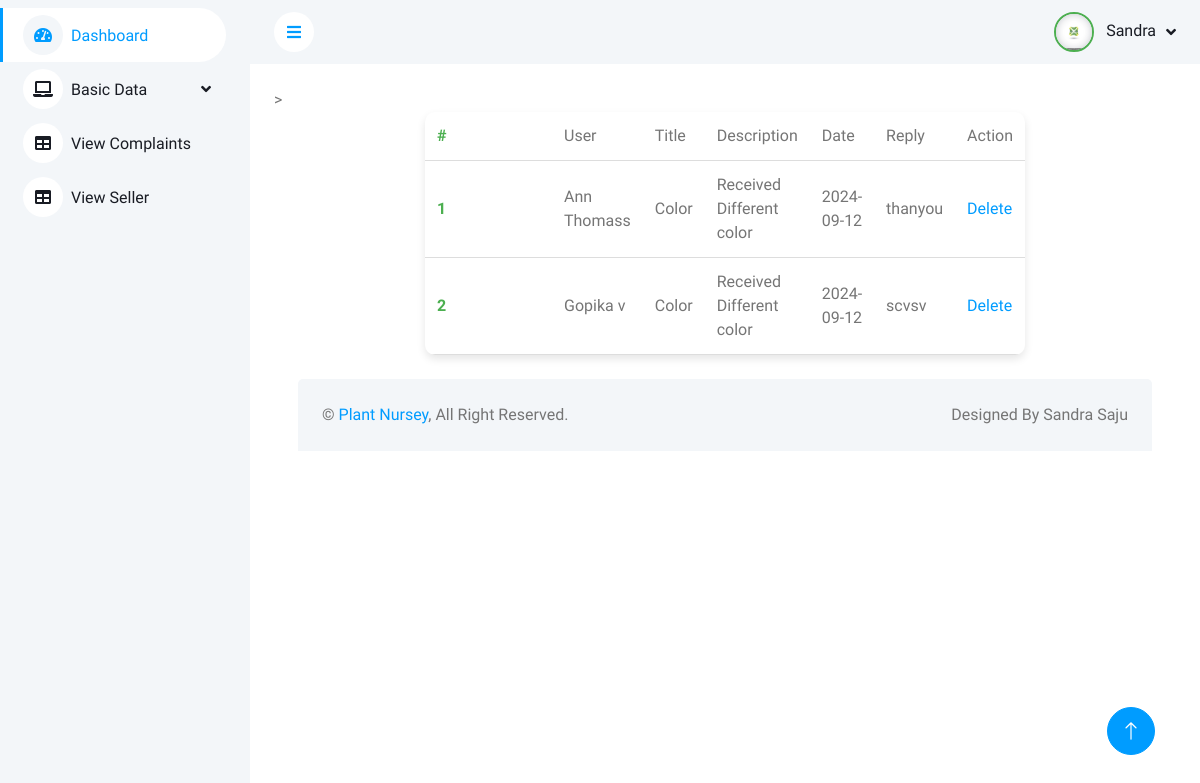
Page /PROJECT/Admin/ViewComplaintReply.php (signed in) on the committed database.
### tables this page shows
CREATE TABLE `tbl_complaint` (
  `complaint_id` int(11) NOT NULL,
  `complaint_title` varchar(70) NOT NULL,
  `complaint_description` varchar(300) NOT NULL,
  `complaint_status` int(70) NOT NULL DEFAULT 0,
  `complaint_date` varchar(70) NOT NULL,
  `user_id` int(11) NOT NULL,
  `plant_id` int(11) NOT NULL,
  `complaint_reply` varchar(80) NOT NULL
);

CREATE TABLE `tbl_user` (
  `user_id` int(11) NOT NULL,
  `user_name` varchar(30) NOT NULL,
  `user_address` varchar(30) NOT NULL,
  `user_contact` varchar(30) NOT NULL,
  `user_email` varchar(50) NOT NULL,
  `user_photo` varchar(250) NOT NULL,
  `user_gender` varchar(30) NOT NULL,
  `user_dob` varchar(50) NOT NULL,
  `user_password` varchar(30) NOT NULL,
  `place_id` int(11) NOT NULL
);

### PROJECT/Admin/ViewComplaintReply.php (the view, shortened to what this page needs)
<?php
include('Head.php');
include('../Assets/connection/connection.php');
		?>
<!DOCTYPE html PUBLIC "-//W3C//DTD XHTML 1.0 Transitional//EN" "http://www.w3.org/TR/xhtml1/DTD/xhtml1-transitional.dtd">
<html xmlns="http://www.w3.org/1999/xhtml">
<head>
</head>
<body>
<form id="form1" name="form1" method="post" action="">
  <table width="100%" border="0" cellspacing="0" cellpadding="10" align="center">>
    <tr>
      <td>#</td>
       <td>User</td>
      <td>Title</td>
      <td>Description</td>
      <td>Date</td>
      <td>Reply</td>
      <td>Action</td>
    </tr>
     <?php
	$i=0;
		$selQry="select * from tbl_complaint c inner join tbl_user u on c.user_id=u.user_id where complaint_status='1'";
	$row=$con->query($selQry);
	while($data=$row->fetch_assoc())
	{
		$i++;
		?>
    <tr>
      <td><?php echo $i ?></td>
      <td><?php echo $data['user_name']?></td>
      <td><?php echo $data['complaint_title'] ?></td>
      <td><?php echo $data['complaint_description'] ?></td>
      <td><?php echo $data['complaint_date'] ?></td>
      <td><?php echo $data['complaint_reply'] ?></td>
      <td> <a href="ViewComplaintReply.php?cid=<?php echo $data['complaint_id'] ?>">Delete</a>
    </tr>
    <?php } ?>
  </table>
</form>
</body>
</html>
<?php
include('Foot.php');
?>

### PROJECT/Assets/Template/Admin/css/style.css (style rules this page uses)
:root { --primary: #009CFF; --light: #F3F6F9; --dark: #191C24; }

### PROJECT/Admin/ViewComplaintReply.php (style rules this page uses)
table { width: 100%; max-width: 600px; background-color: #ffffff; border-radius: 10px; box-shadow: 0 4px 8px rgba(0, 0, 0, 0.1); overflow: hidden; border-collapse: collapse; }
table, td { padding: 12px; border: none; text-align: left; }
td { border-bottom: 1px solid #ddd; }
td:first-child { font-weight: bold; color: #4caf50; width: 30%; }

### rows in the picture
tbl_complaint: user.user_name "Ann Thomass", complaint_title "Color", complaint_description "Received Different color", complaint_date "2024-09-12", complaint_reply "thanyou"
tbl_complaint: user.user_name "Gopika v", complaint_title "Color", complaint_description "Received Different color", complaint_date "2024-09-12", complaint_reply "scvsv"
